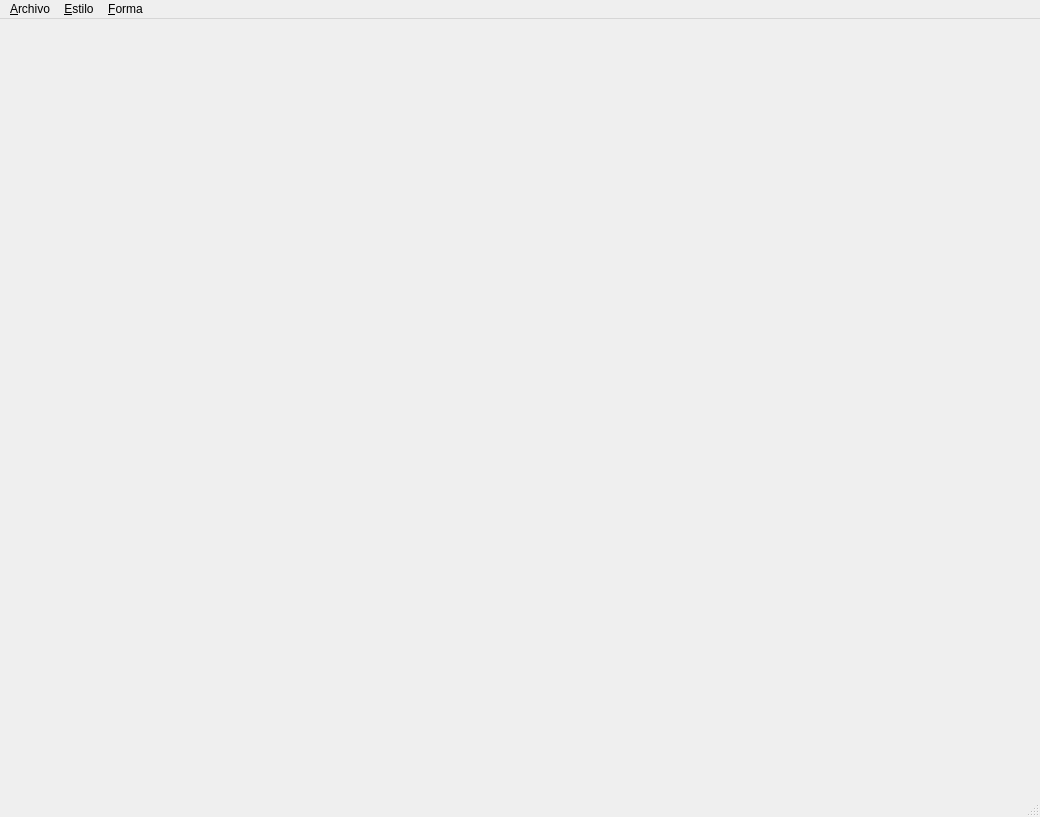
<?xml version="1.0" encoding="UTF-8"?>
<ui version="4.0">
 <class>Principal</class>
 <widget class="QMainWindow" name="Principal">
  <property name="geometry">
   <rect>
    <x>0</x>
    <y>0</y>
    <width>1040</width>
    <height>817</height>
   </rect>
  </property>
  <property name="windowTitle">
   <string>Principal</string>
  </property>
  <widget class="QWidget" name="centralwidget"/>
  <widget class="QMenuBar" name="menubar">
   <property name="geometry">
    <rect>
     <x>0</x>
     <y>0</y>
     <width>1040</width>
     <height>20</height>
    </rect>
   </property>
   <widget class="QMenu" name="menuArchivo">
    <property name="title">
     <string>&amp;Archivo</string>
    </property>
    <addaction name="actionNuevo"/>
    <addaction name="actionGuardar"/>
    <addaction name="actionCerrar"/>
   </widget>
   <widget class="QMenu" name="menuEstilo">
    <property name="title">
     <string>&amp;Estilo</string>
    </property>
    <addaction name="actionColor"/>
    <addaction name="actionGrosor"/>
   </widget>
   <widget class="QMenu" name="menuForma">
    <property name="title">
     <string>&amp;Forma</string>
    </property>
    <addaction name="actionLibre"/>
    <addaction name="actionLinea"/>
    <addaction name="actionRectangulos"/>
    <addaction name="actionCircunferencias"/>
   </widget>
   <addaction name="menuArchivo"/>
   <addaction name="menuEstilo"/>
   <addaction name="menuForma"/>
  </widget>
  <widget class="QStatusBar" name="statusbar"/>
  <action name="actionNuevo">
   <property name="text">
    <string>&amp;Nuevo</string>
   </property>
   <property name="shortcut">
    <string>Ctrl+N</string>
   </property>
  </action>
  <action name="actionGuardar">
   <property name="text">
    <string>&amp;Guardar</string>
   </property>
   <property name="shortcut">
    <string>Ctrl+S</string>
   </property>
  </action>
  <action name="actionCerrar">
   <property name="text">
    <string>&amp;Salir</string>
   </property>
   <property name="shortcut">
    <string>Ctrl+Q</string>
   </property>
  </action>
  <action name="actionColor">
   <property name="text">
    <string>&amp;Color</string>
   </property>
  </action>
  <action name="actionGrosor">
   <property name="text">
    <string>G&amp;rosor del lapiz</string>
   </property>
  </action>
  <action name="actionLibre">
   <property name="text">
    <string>&amp;Libre</string>
   </property>
  </action>
  <action name="actionLinea">
   <property name="text">
    <string>L&amp;inea</string>
   </property>
  </action>
  <action name="actionRectangulos">
   <property name="text">
    <string>&amp;Rectangulos</string>
   </property>
  </action>
  <action name="actionCircunferencias">
   <property name="text">
    <string>&amp;Circunferencias</string>
   </property>
  </action>
 </widget>
 <resources/>
 <connections/>
</ui>
